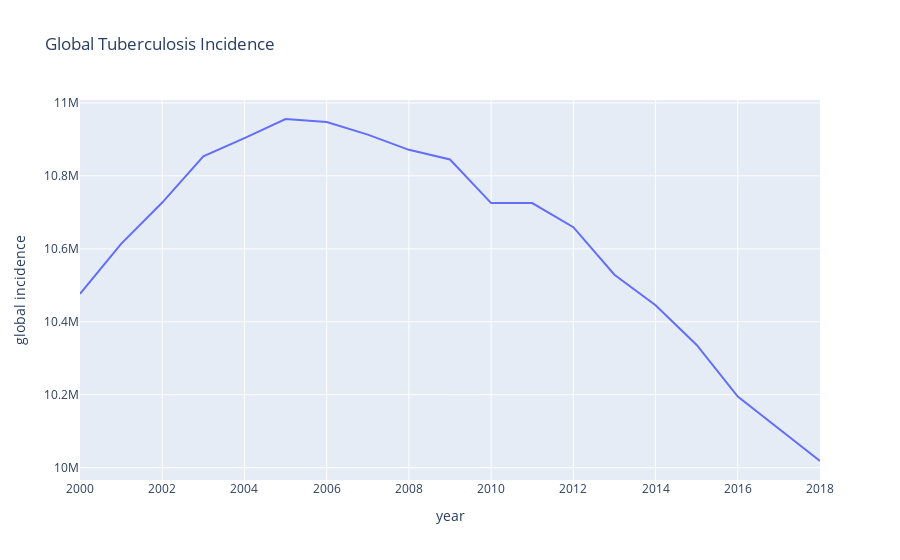

Source (notebook cell):
### Markdown cell above
# Question 1: How has global incidence of TB has changed from 2000 to 2018?

### Code cell
#creat a list of years that we have data for to serve as the x axis for our plot
list_of_years = (TB_data.drop_duplicates("year")["year"]).tolist()

#create a empty list that will hold our total number of incident cases by year
e_inc_num_by_year = []
for x in list_of_years:
#perform the function below for all values found in list_of_years
    def data_by_year(x):
        """This function will yield the sum of all incident cases for all countries in a given year."""
        TB_data_year = TB_data[TB_data["year"]==x]
        return TB_data_year["e_inc_num"].sum()
    e_inc_num_by_year.append(data_by_year(x))
#gives us a list containing the total number of global incident cases from 2000 to 2018

#create a dataframe of years and total incidence in year
global_incidence = pd.DataFrame(list_of_years, columns = ["year"])
global_incidence["global incidence"] = e_inc_num_by_year

#create plot using interactive plotly
px.line(global_incidence, x="year", y="global incidence", title="Global Tuberculosis Incidence")

### Figure 1 — Plotly figure (JSON) as saved in the notebook; plotly's stock layout.template omitted (floating-point values rounded to 4 significant figures)
{"data": [{"hovertemplate": "year=%{x}<br>global incidence=%{y}<extra></extra>", "legendgroup": "", "line": {"color": "#636efa", "dash": "solid"}, "mode": "lines", "name": "", "showlegend": false, "type": "scatter", "x": [2000, 2001, 2002, 2003, 2004, 2005, 2006, 2007, 2008, 2009, 2010, 2011, 2012, 2013, 2014, 2015, 2016, 2017, 2018], "xaxis": "x", "y": [10476586, 10613505, 10726918, 10853891, 10903605, 10956014, 10947674, 10913152, 10871479, 10844984, 10725368, 10725448, 10659321, 10529059, 10445574, 10336468, 10195131, 10106416, 10018345], "yaxis": "y"}], "layout": {"legend": {"tracegroupgap": 0}, "title": {"text": "Global Tuberculosis Incidence"}, "xaxis": {"anchor": "y", "domain": [0, 1], "title": {"text": "year"}}, "yaxis": {"anchor": "x", "domain": [0, 1], "title": {"text": "global incidence"}}}}
